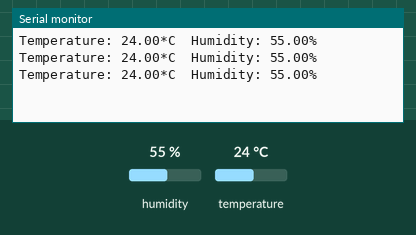
Recording of a sketch running on a simulated ESP32. Parts: the last lines printed to the serial monitor. The test bench sets the inputs (shaded band); at power-on: humidity 55 %, temperature 24 °C. WiFi joins after 1.5 s; servers stay silent unless stated.

Above: at 3.0 s.
3.1 s: humidity set to 22 %
At 4.3 s:
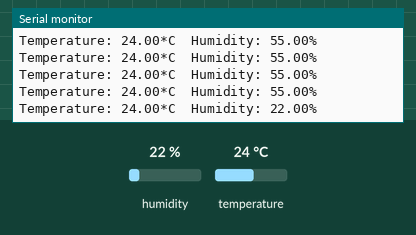
5.8 s: temperature set to 12 °C
At 6.3 s:
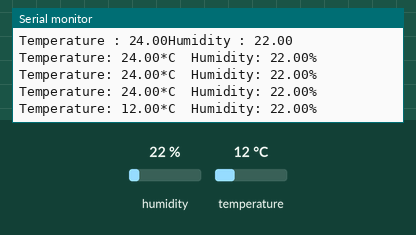
7.3 s: humidity set to 40 %
At 7.8 s:
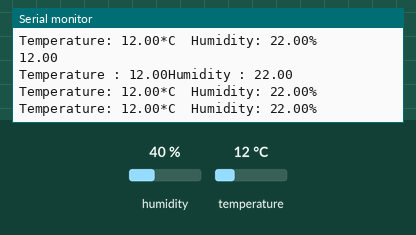
Timing chart, 0 to 10.3 s (numbered marks = the images above; inputs shaded):
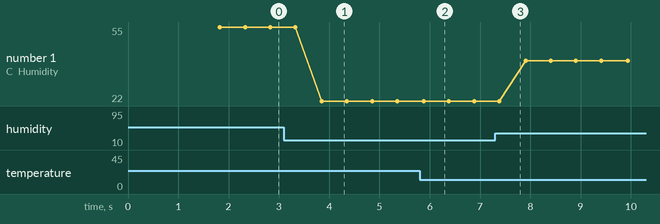

Measured:
- after the input at 3.1 s, the serial monitor: prints a new line after 0.75 s (image 1)
- after the input at 5.8 s, the serial monitor: prints a new line after 0.08 s (image 2)
- plotted number 1: 55 → 22 after the input at 3.1 s, 22 → 40 after the input at 7.3 s

The sketch:

BlynkNoti.ino
```cpp
#define BLYNK_TEMPLATE_ID ""
#define BLYNK_DEVICE_NAME "Orchid Bliss"
#define BLYNK_AUTH_TOKEN ""

#define BLYNK_PRINT Serial
#include <DHT.h>
#include <WiFi.h>
#include <WiFiClient.h>
#include <BlynkSimpleEsp32.h>
#include <FirebaseESP32.h>
#include <HTTPClient.h>

char auth[] = BLYNK_AUTH_TOKEN;

char ssid[] = "";  // type your wifi name
char pass[] = "";  // type your wifi password


#define FIREBASE_HOST ""
#define FIREBASE_AUTH ""


#define DHTPIN 4          // Mention the digital pin where you connected
#define DHTTYPE DHT11     // DHT 11
DHT dht(DHTPIN, DHTTYPE);
BlynkTimer timer;
FirebaseData fbdo;

void sendSensor(){
  float h = dht.readHumidity();
  float t = dht.readTemperature(); // or dht.readTemperature(true) for Fahrenheit
  if (isnan(h) || isnan(t)) {
    Serial.println("Failed to read from DHT sensor!");
    return;
  }

  Serial.println(t);
  Blynk.virtualWrite(V6, h);
  Blynk.virtualWrite(V5, t);
    Serial.print("Temperature : ");
    Serial.print(t);
    Serial.print("Humidity : ");
    Serial.println(h);


  if(t > 27){
   //Blynk.email("72@gmail.com", "Alert", "Temperature above 30°C !!");
    Blynk.logEvent("temperature_high","Temperature above 26°C !!");
  }
  if(t < 16){
   //Blynk.email(".com", "Alert", "Temperature below 26°C !!");
    Blynk.logEvent("temperature_low","Temperature below 18°C !!");
    }

  if(h > 80){
   //Blynk.email("", "Alert", "Humidity above 80% !!");
    Blynk.logEvent("humidity_high","Humidity above 80% !!");
  }
  if(h < 60){
   //Blynk.email("", "Alert", "Humidity below 60% !!");
    Blynk.logEvent("humidity_low","Humidity below 60% !!");
  }
}

void setup(){
   Serial.begin(115200);
  Blynk.begin(auth, ssid, pass);
  dht.begin();
  timer.setInterval(2500L, sendSensor);

   Firebase.begin(FIREBASE_HOST, FIREBASE_AUTH);
}

void loop(){
  Blynk.run();
  timer.run();

  //read sensor temp and hum
  float h = dht.readHumidity();
  float t = dht.readTemperature();

  Serial.print("Temperature: ");
  Serial.print(t);
  Serial.print("*C  ");
  Serial.print("Humidity: ");
  Serial.print(h);
  Serial.println("%  ");

  //set value in fireb (temp)
  Firebase.setFloat( fbdo,"Temperature", t);
  //set value in fireb (hum)
  Firebase.setFloat ( fbdo,"Humidity", h);

  delay(200);
}
```
